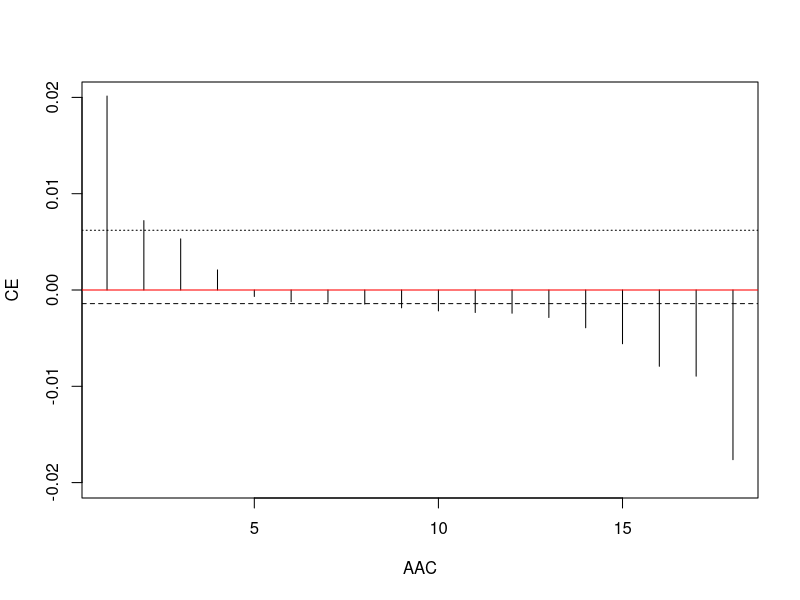
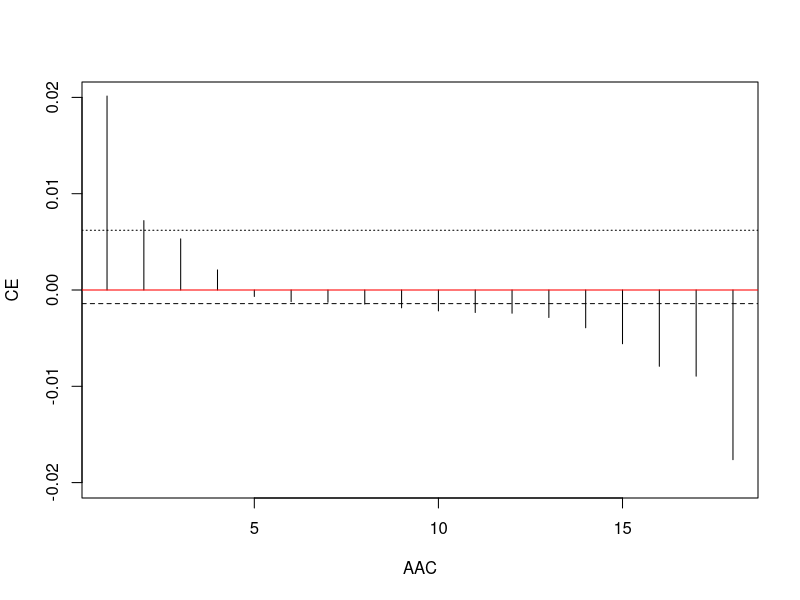

The R script that drew these images, in order: (Note: this script raises an error after producing the figures.)
## ---- chunk 1
knitr::opts_chunk$set(echo = TRUE)
## ---- chunk 2
library(ggplot2)
library(caret)
library(magrittr)
library(dplyr)
library(tidyverse)
library(stringr)
## ---- chunk 3
test <- read.table("viruses.dat", header=FALSE)
## ---- chunk 4
#' Function that calculate the entropy based on SVD.
#'
#' @param A dataset mxn (m features and n observations)
#' @return entropy
calculate_entropy <- function(A){
  
  # calcualte AA.t (mxm)
  AAt <- tcrossprod(A, A)
  
  # calculate the eigenvalues
  s <- eigen(AAt)
  
  # normalize relative values
  v <- s$values/sum(s$values)
  
  # calculate the entropy
  ind.zero <- which(v <= 0)
  if(length(ind.zero)==0){
    E <- -sum(v * log(v))/log(length(v))
  }else{
    E <- -sum(v[-ind.zero] * log(v[-ind.zero]))/log(length(v))
  }
  
    
  return(E)
}

## ---- chunk 5
start.time <- Sys.time()

# transpose the dataset to have featxobs (mxn)
A <- test %>% as.matrix() %>% t(.)

# total entropy
E <- calculate_entropy(A)

# CE is the contribution vector of each feature to the entropy
CE <- c()

# for each feature calculate the contribution to the entropy by a leave-one-out comparison
for(i in 1:dim(A)[1]){
  Ei <- calculate_entropy(A[-i,])
  CE <- c(CE, E - Ei)
}

# average of all CE
c <- mean(CE)
# standard deviation of all CE
d <- sd(CE)

# features to keep, when CEi > c + d
ind.CEi <- which(CE >= c + d) # select 387 features
# names of the features to keep
names.CEi <- rownames(A)[ind.CEi]

end.time <- Sys.time()
time.taken <- end.time - start.time
time.taken # 0.05057192 secs

plot(sort(CE,decreasing = TRUE), xlab = 'AAC', ylim = c(-0.02, 0.02), ylab = 'CE', type = 'h') + abline(h = c, lty=2) + abline(h = 0, col = "red") + abline(h = c + d, lty=3)
## ---- chunk 6
#' Function that calculate the entropy based on SVD.
#'
#' @param A dataset mxn (m features and n observations)
#' @return entropy
calculate_svd_entropy <- function(A){
  
  # calculate the svd
  s <- svd(A)
  sj2 <- s$d ** 2
  # normalize relative values
  v <- sj2/sum(sj2)
  
  # calculate the entropy
  ind.zero <- which(v <= 0)
  if(length(ind.zero)==0){
    E <- -sum(v * log(v))/log(length(v))
  }else{
    E <- -sum(v[-ind.zero] * log(v[-ind.zero]))/log(length(v))
  }
  
    
  return(E)
}

## ---- chunk 7
start.time <- Sys.time()

# transpose the dataset to have featxobs (mxn)
A <- test %>% as.matrix() %>% t(.)

# total entropy
E <- calculate_svd_entropy(A)

# CE is the contribution vector of each feature to the entropy
CE <- c()

# for each feature calculate the contribution to the entropy by a leave-one-out comparison
for(i in 1:dim(A)[1]){
  Ei <- calculate_svd_entropy(A[-i,])
  CE <- c(CE, E - Ei)
}

# average of all CE
c <- mean(CE)
# standard deviation of all CE
d <- sd(CE)

# features to keep, when CEi > c + d
ind.CEi <- which(CE >= c + d) # select 387 features
# names of the features to keep
names.CEi <- rownames(A)[ind.CEi]

end.time <- Sys.time()
time.taken <- end.time - start.time
time.taken # 0.04793882 secs

plot(sort(CE,decreasing = TRUE), xlab = 'AAC', ylim = c(-0.02, 0.02), ylab = 'CE', type = 'h') + abline(h = c, lty=2) + abline(h = 0, col = "red") + abline(h = c + d, lty=3)

AAC <- data.frame(CE = sort(CE, decreasing = TRUE), AAC = aa.names)
aa.names <- c("GLY", "THR", "LYS", "SER", "MET", "HIS", "TYR", "PHE", "TRP", "PRO", "ILE", "CYS", "ARG", "VAL","GLX", "LEU", "ALA", "ASX")

tmp.df <- data.frame(AAC = aa.names, SR = 1:18)

AAC.met <- data.frame(CE = CE)

AAC.met %<>% left_join(., AAC, by = 'CE')

AAC.met %<>% left_join(., tmp.df, by = "AAC")

## ---- chunk 8
# transpose the dataset to have featxobs (mxn)
A <- test %>% as.matrix() %>% t(.)


## ---- chunk 9
# transpose the dataset to have featxobs (mxn)
A <- test %>% as.matrix() %>% t(.)

idx.best <- c()

for(j in 1:(dim(A)[1]-2)){
  # total entropy
  E <- calculate_svd_entropy(A)
  
  # CE is the contribution vector of each feature to the entropy
  CE <- c()
  
  # for each feature calculate the contribution to the entropy by a leave-one-out comparison
  for(i in 1:dim(A)[1]){
    Ei <- calculate_svd_entropy(A[-i,])
    CE <- c(CE, E - Ei)
  }
  idx <- which.max(CE)
  idx.best <- c(idx.best, idx)
  A <- A[-idx,]
}

# final order: GLY, THR, LYS, SER, PHE, PRO, HIS, VAL, GLX, ARG, ...

## ---- chunk 10
# transpose the dataset to have featxobs (mxn)
A <- test %>% as.matrix() %>% t(.)

idx.best <- c()

for(j in 1:(dim(A)[1]-2)){
  # total entropy
  E <- calculate_svd_entropy(A)
  
  # CE is the contribution vector of each feature to the entropy
  CE <- c()
  
  # for each feature calculate the contribution to the entropy by a leave-one-out comparison
  for(i in 1:dim(A)[1]){
    Ei <- calculate_svd_entropy(A[-i,])
    CE <- c(CE, E - Ei)
  }
  idx <- which.min(CE)
  idx.best <- c(idx.best, idx)
  A <- A[-idx,]
}

# final order: GLY, THR, LYS, MET, TRP, HIS, PHE, TYR, CYS, ILE, PRO, ARG, SER, VAL, LEU, GLX, ALA, ASX

